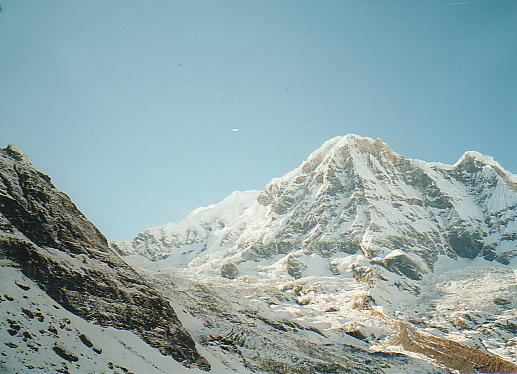
#> input picture input_images/everest1.jpg, 517 x 374 px; its folder holds only this picture in this run
$ python -i ps3.py   (imports and definitions only)
#> lines starting #> are read from the running program, lines starting #| are printed output that depends on the picture

import math

import cv2
import numpy as np
from numpy import linalg
import scipy
from scipy import ndimage, signal


class Mouse_Click_Correspondence(object):

    # [426 lines left out: functions __init__, click_event, click_event2, driver, euclidean_distance, get_corners_list and 5 more, not called in this run]


class Automatic_Corner_Detection(object):

    def __init__(self):
        self.SOBEL_X = np.array(
            [
                [-1, 0, 1],
                [-2, 0, 2],
                [-1, 0, 1]
            ]).astype(np.float32)
        self.SOBEL_Y = np.array(
            [
                [-1, -2, -1],
                [0, 0, 0],
                [1, 2, 1]
            ]).astype(np.float32)

    def gradients(self, image_bw):
        '''Use convolution with Sobel filters to calculate the image gradient at each
            pixel location
            Input -
            :param image_bw: A numpy array of shape (M,N) containing the grayscale image
            Output -
            :return Ix: Array of shape (M,N) representing partial derivatives of image
                    in x-direction
            :return Iy: Array of shape (M,N) representing partial derivative of image
                    in y-direction
        '''
        SOBEL_X = np.flip(self.SOBEL_X)
        SOBEL_Y = np.flip(self.SOBEL_Y)
        Ix = signal.convolve2d(image_bw, SOBEL_X,mode = 'same',boundary = 'fill', fillvalue=0.)
        Iy = signal.convolve2d(image_bw, SOBEL_Y,mode = 'same',boundary = 'fill', fillvalue=0. )

        # Ix = signal.correlate2d(image_bw, self.SOBEL_X, mode='same',boundary = 'fill', fillvalue=0.)
        # Iy = signal.correlate2d(image_bw, self.SOBEL_Y, mode='same',boundary = 'fill', fillvalue=0.)
        return Ix, Iy

    def gkernel(self, ksize, sigma):
        """\
        creates gaussian kernel with side length `l` and a sigma of `sig`
        """
        ax = np.linspace(-(ksize - 1) / 2., (ksize - 1) / 2., ksize)
        gauss = np.exp(-0.5 * np.square(ax) / np.square(sigma))
        kernel = np.outer(gauss, gauss)
        return kernel / np.sum(kernel)

    def second_moments(self, image_bw, ksize=7, sigma=10):
        """ Compute second moments from image.
            Compute image gradients, Ix and Iy at each pixel, the mixed derivatives and then the
            second moments (sx2, sxsy, sy2) at each pixel,using convolution with a Gaussian filter. You may call the
            previously written function for obtaining the gradients here.
            Input -
            :param image_bw: array of shape (M,N) containing the grayscale image
            :param ksize: size of 2d Gaussian filter
            :param sigma: standard deviation of Gaussian filter
            Output -
            :return sx2: np array of shape (M,N) containing the second moment in x direction
            :return sy2: np array of shape (M,N) containing the second moment in y direction
            :return sxsy: np array of shape (M,N) containing the second moment in the x then the
                    y direction
        """

        Ix, Iy = self.gradients(image_bw)
        # Gk = cv2.getGaussianKernel2d(ksize = ksize, sigma = sigma)
        Gk = self.gkernel( ksize, sigma)
        print('Gk', Gk)
        # Gk_T = np.transpose(Gk)

        sx2 = signal.convolve2d(np.square(Ix), Gk,mode = 'same',boundary = 'fill', fillvalue=0.)
        sxsy = signal.convolve2d(Ix * Iy, Gk,mode = 'same',boundary = 'fill', fillvalue=0.)
        sy2 = signal.convolve2d(np.square(Iy), Gk,mode = 'same',boundary = 'fill', fillvalue=0.)

        # sx2 = signal.correlate2d(Ix ** 2, Gk,mode = 'same',boundary = 'fill', fillvalue=0.)
        # sxsy = signal.correlate2d(Iy * Ix, Gk,mode = 'same',boundary = 'fill', fillvalue=0.)
        # sy2 = signal.correlate2d(Iy ** 2, Gk,mode = 'same',boundary = 'fill', fillvalue=0.)

        return sx2, sy2, sxsy

    # [75 lines left out: functions harris_response_map, nms_maxpool, harris_corner, not called in this run]


class Image_Mosaic(object):

    def __int__(self):
        pass

    # [51 lines left out: functions image_warp_inv, output_mosaic, not called in this run]

>>> import cv2
>>> picture = cv2.imread('input_images/everest1.jpg', cv2.IMREAD_GRAYSCALE)
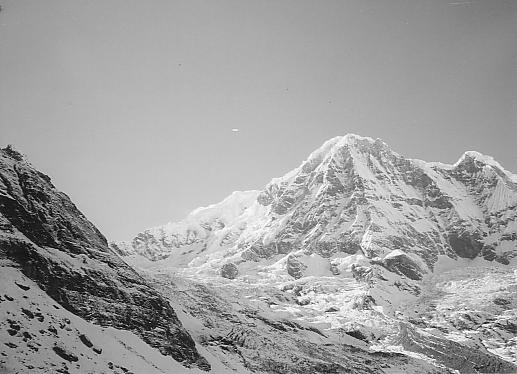
#> picture: shape (374, 517); min 0, max 255, mean 160
>>> result = Automatic_Corner_Detection().second_moments(picture)
#> in gradients, `Ix = signal.convolve2d(image_bw, SOBEL_X,mode = 'same',boundary = 'fil..`:
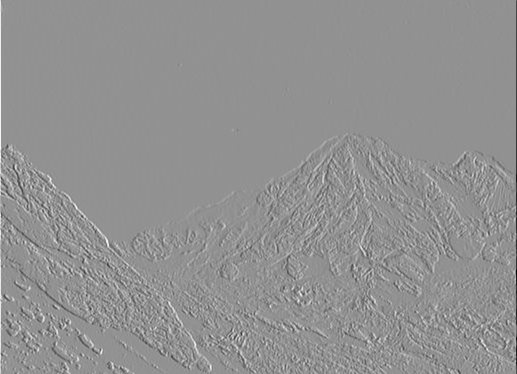
#> Ix: shape (374, 517) float32; min -969, max 726, mean 0.2; drawn with min black and max white
#> in gradients, `Iy = signal.convolve2d(image_bw, SOBEL_Y,mode = 'same',boundary = 'fil..`:
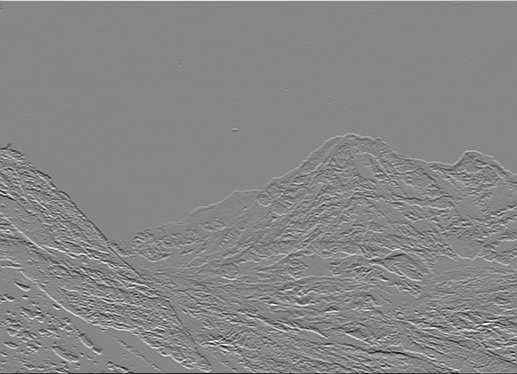
#> Iy: shape (374, 517) float32; min -934, max 837, mean -0.1; drawn with min black and max white
#> in second_moments, `sx2 = signal.convolve2d(np.square(Ix), Gk,mode = 'same',boundary = 'fi..`:
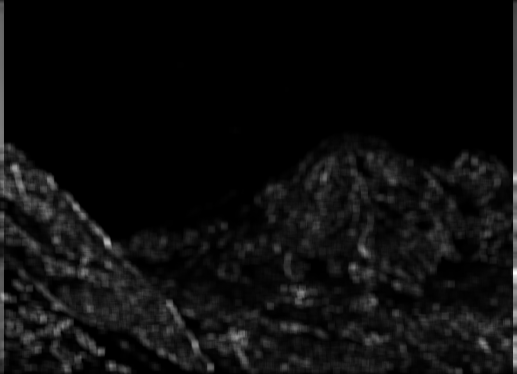
#> sx2: shape (374, 517) float64; min 0, max 130189.6, mean 6877; drawn with min black and max white
#> in second_moments, `sxsy = signal.convolve2d(Ix * Iy, Gk,mode = 'same',boundary = 'fill', ..`:
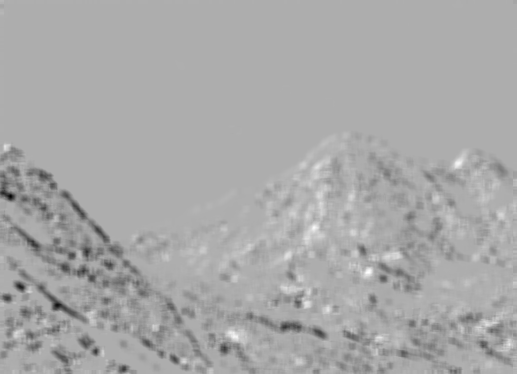
#> sxsy: shape (374, 517) float64; min -70964.8, max 33071.5, mean -1995.4; drawn with min black and max white
#> in second_moments, `sy2 = signal.convolve2d(np.square(Iy), Gk,mode = 'same',boundary = 'fi..`:
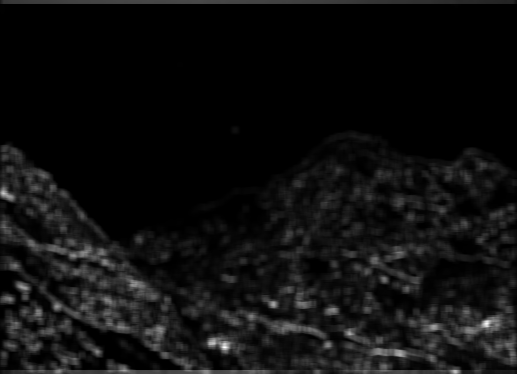
#> sy2: shape (374, 517) float64; min 0, max 227286.5, mean 13655.2; drawn with min black and max white

$ run again, on input_images/everest2.jpg
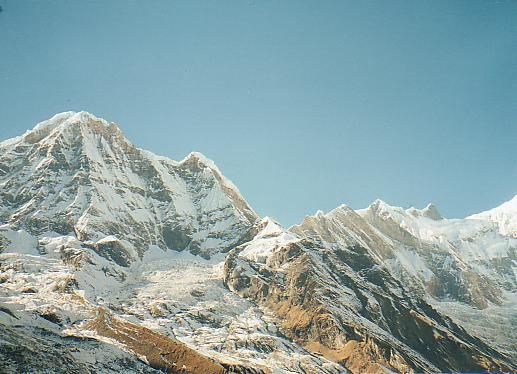
#> input picture input_images/everest2.jpg, 517 x 374 px
#> in second_moments, `sxsy = signal.convolve2d(Ix * Iy, Gk,mode = 'same',boundary = 'fill', ..`:
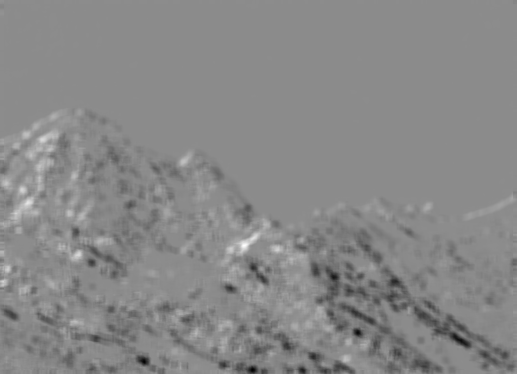
#> sxsy: shape (374, 517) float64; min -63741, max 52371.1, mean -1592.3; drawn with min black and max white
#> in second_moments, `sy2 = signal.convolve2d(np.square(Iy), Gk,mode = 'same',boundary = 'fi..`:
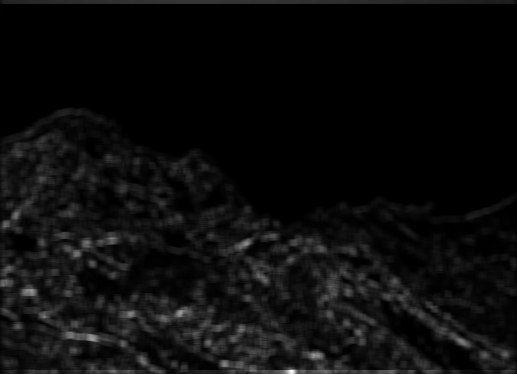
#> sy2: shape (374, 517) float64; min 0, max 249837.5, mean 12262.4; drawn with min black and max white

$ run again, on input_images/ps3-2-a_base.jpg
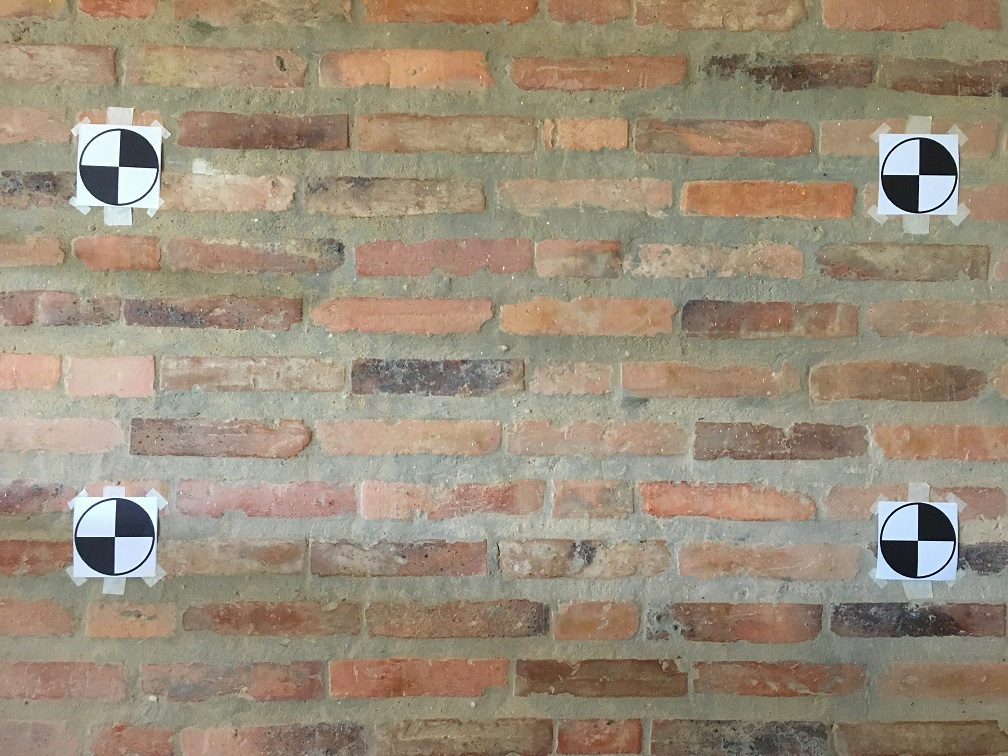
#> input picture input_images/ps3-2-a_base.jpg, 1008 x 756 px
#> in second_moments, `sxsy = signal.convolve2d(Ix * Iy, Gk,mode = 'same',boundary = 'fill', ..`:
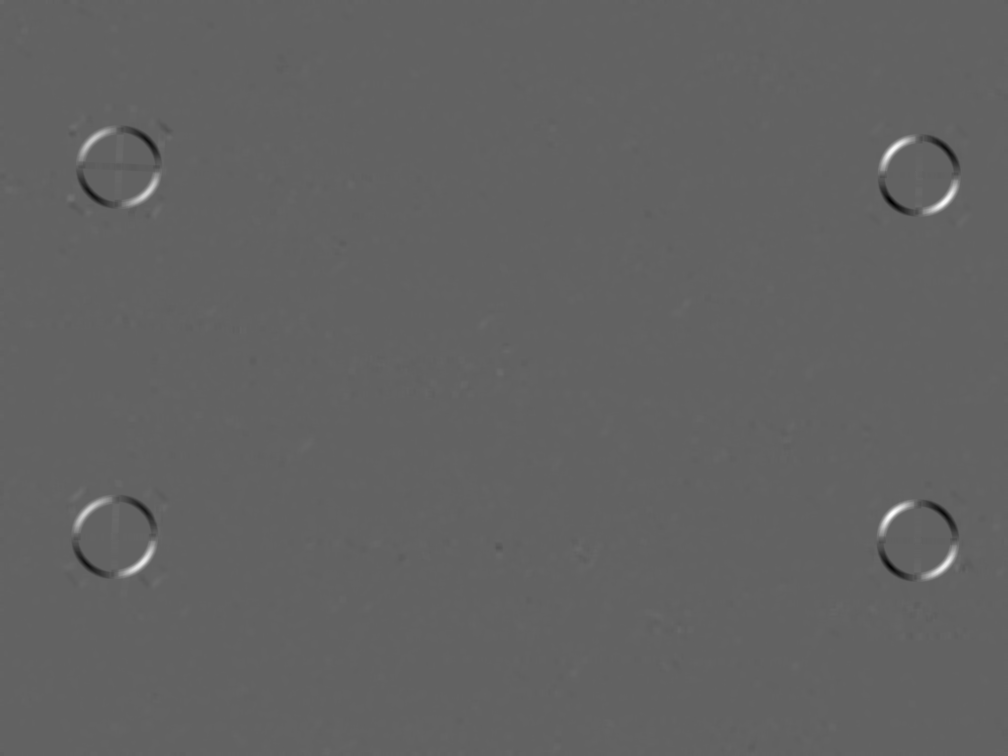
#> sxsy: shape (756, 1008) float64; min -115995.3, max 183351.7, mean 234.3; drawn with min black and max white
#> in second_moments, `sy2 = signal.convolve2d(np.square(Iy), Gk,mode = 'same',boundary = 'fi..`:
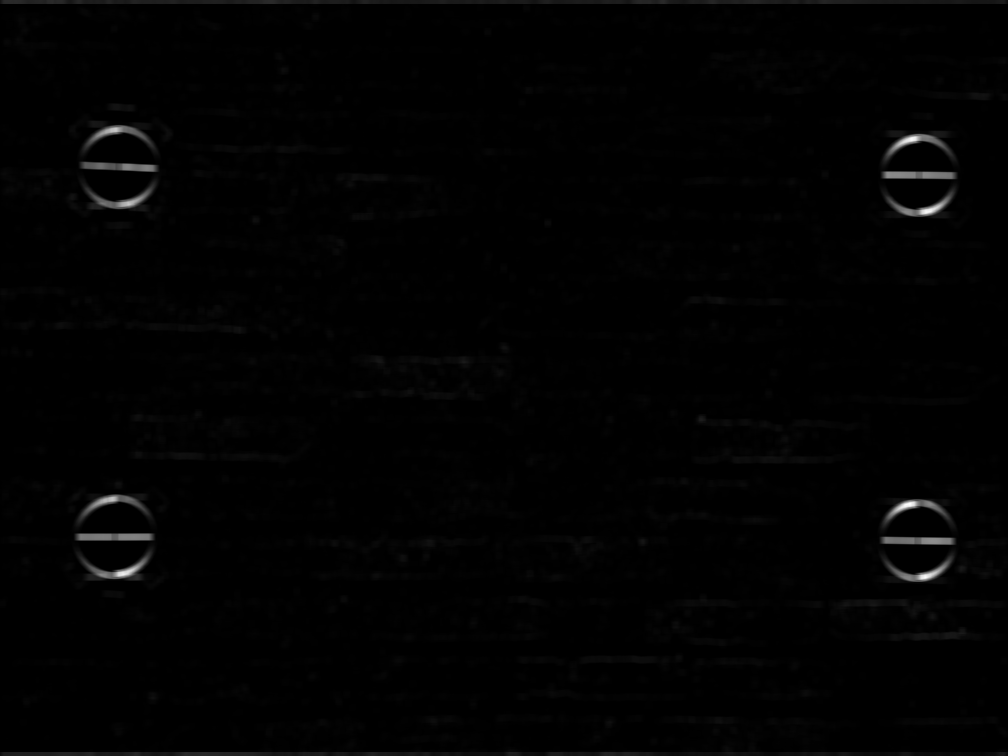
#> sy2: shape (756, 1008) float64; min 0.976, max 367031.5, mean 3721.2; drawn with min black and max white
